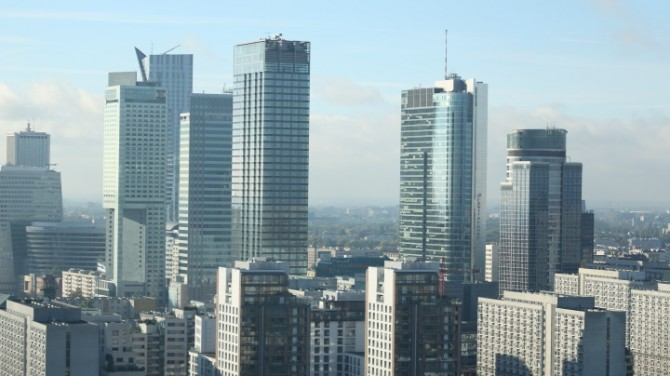
#> input picture warsaw.jpg, 670 x 376 px
$ jupyter execute --allow-errors CV_city_picture.ipynb
#> lines starting #> are read from the running program, lines starting #| are printed output that depends on the picture; after the words box and inside, x2 and y2 are one past the last pixel; in counts of white or black regions, pixels touching at a corner belong together
<a href="https://colab.research.google.com/github/mietekdom/Computer_Vision/blob/main/CV_city_picture.ipynb" target="_parent"></a>

[cell 1]
import cv2
from google.colab.patches import cv2_imshow
import imutils

cv2.__version__

**Wczytywanie obrazu**

[cell 2]
image = cv2.imread('warsaw.jpg')
#> image is the input picture: shape (376, 670, 3); mean B, G, R 168.1, 161.9, 142.7
image = imutils.resize(image, height=400)
#> image: shape (400, 712, 3)
cv2_imshow(image)

**Konwersja do odcieni szarości**

[cell 3]
gray_image = cv2.cvtColor(src=image, code=cv2.COLOR_BGR2GRAY)
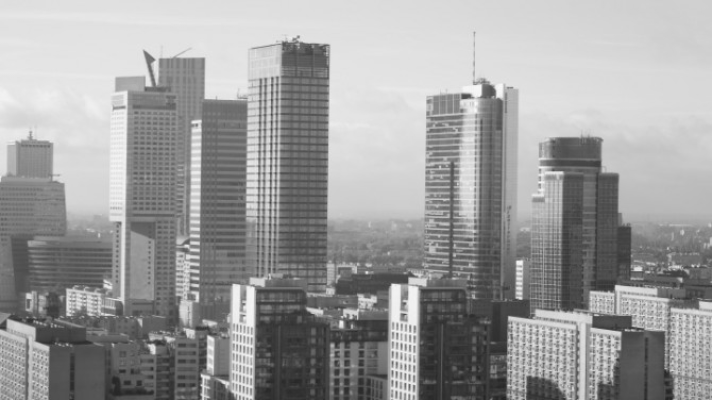
#> gray_image: shape (400, 712); min 34, max 249, mean 156.8
cv2_imshow(gray_image)

**Detekcja krawędzi**

[cell 4]
edges1 = cv2.Canny(image=gray_image, threshold1=70, threshold2=200)
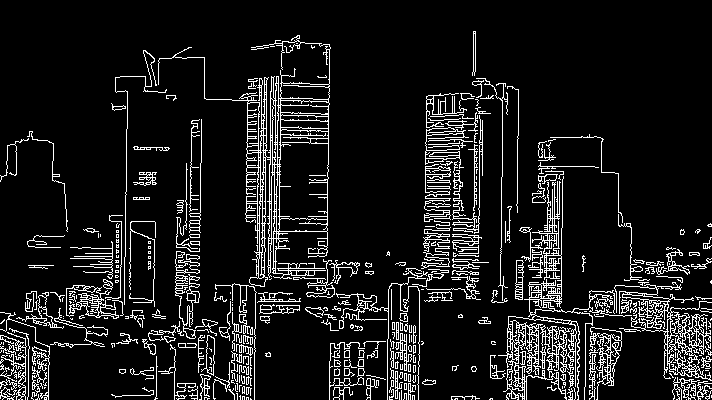
#> edges1: shape (400, 712); 10.4% white in thin lines or dots
cv2_imshow(edges1)

[cell 5]
gray_image = cv2.GaussianBlur(src=gray_image, ksize=(5, 5), sigmaX=0)
cv2_imshow(gray_image)

[cell 6]
edges = cv2.Canny(image=gray_image, threshold1=70, threshold2=200)
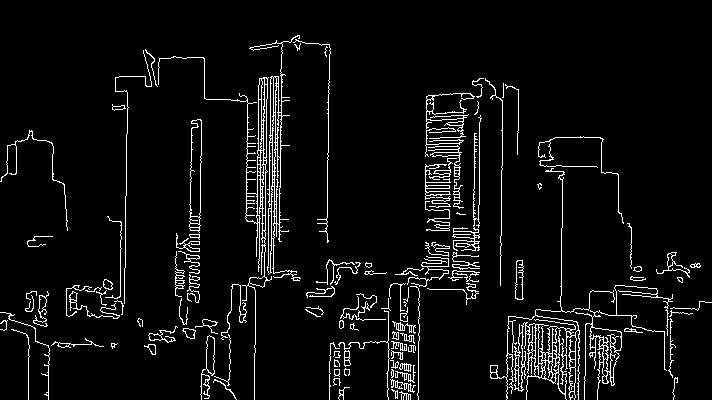
#> edges: shape (400, 712); 5.5% white in thin lines or dots
cv2_imshow(edges)

**Detekcja konturu**

[cell 7]
contours = cv2.findContours(image=edges.copy(),
                            mode=cv2.RETR_TREE,
                            method=cv2.CHAIN_APPROX_SIMPLE)
#> contours = 304 contours, 174 with area under 20; largest, box (x1, y1, x2, y2) and area: (490, 168, 615, 400) 2188, (249, 35, 301, 281) 1702, (158, 56, 272, 400) 1560, (189, 119, 202, 233) 1064, (575, 285, 673, 400) 1000
contours = imutils.grab_contours(contours)
contours = sorted(contours, key=cv2.contourArea, reverse=True)[:10]
#> contours = 10 contours; largest, box (x1, y1, x2, y2) and area: (490, 168, 615, 400) 2188, (249, 35, 301, 281) 1702, (158, 56, 272, 400) 1560, (189, 119, 202, 233) 1064, (575, 285, 673, 400) 1000

#> (a cell that did not finish here is left out)

#> (a cell that did not finish here is left out)

#> (a cell that did not finish here is left out)

**Detekcja prostokąta**

[cell 11]
screen_contour = None

for contour in contours:
    perimeter = cv2.arcLength(curve=contour, closed=True)
    approx = cv2.approxPolyDP(curve=contour, epsilon=0.015 * perimeter, closed=True)

    if len(approx) == 4:
        screen_contour = approx
        break
#> this loop made 8 passes
#> (perimeter, screen_contour) on pass 8: (256.2, [[275, 149], [277, 177], [280, 158], [278, 224]])
#> perimeter on passes 1 to 6: 2754.7, 1184.3, 1876, 267.6, 1404.8, 243.1

[cell 12]
screen_contour
#> Out = [[275, 149], [277, 177], [280, 158], [278, 224]]

$ run again, with building.jpg copied over warsaw.jpg
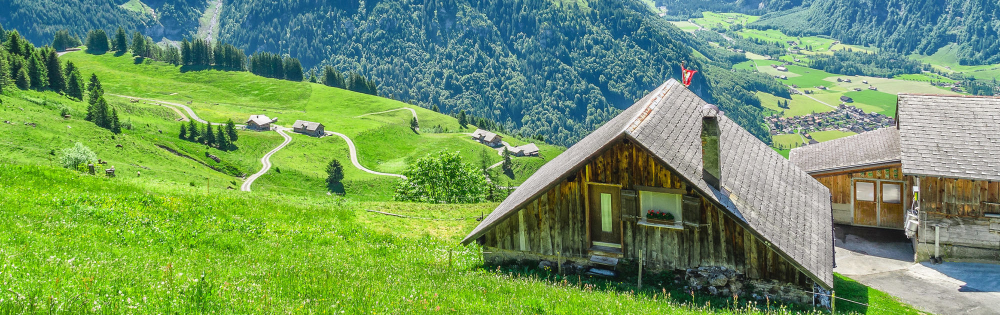
#> input picture building.jpg, 2000 x 630 px (shown at 1/2 size)
#> image is the input picture: shape (630, 2000, 3); mean B, G, R 97.6, 151, 114.7
#> image: shape (400, 1269, 3)
#> `edges1 = cv2.Canny(image=gray_image, threshold1=70, threshold2=200)`:
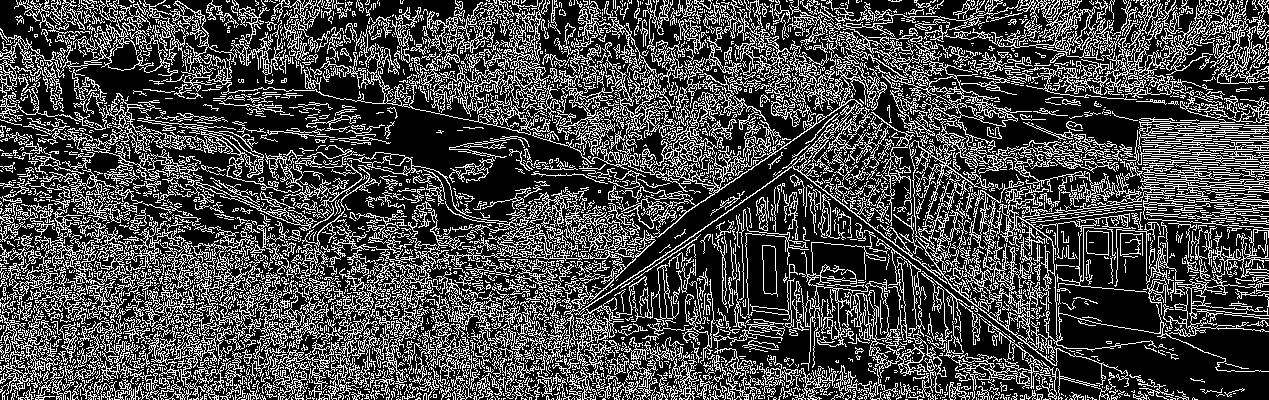
#> edges1: shape (400, 1269); 28.4% white in thin lines or dots
#> `edges = cv2.Canny(image=gray_image, threshold1=70, threshold2=200)`:
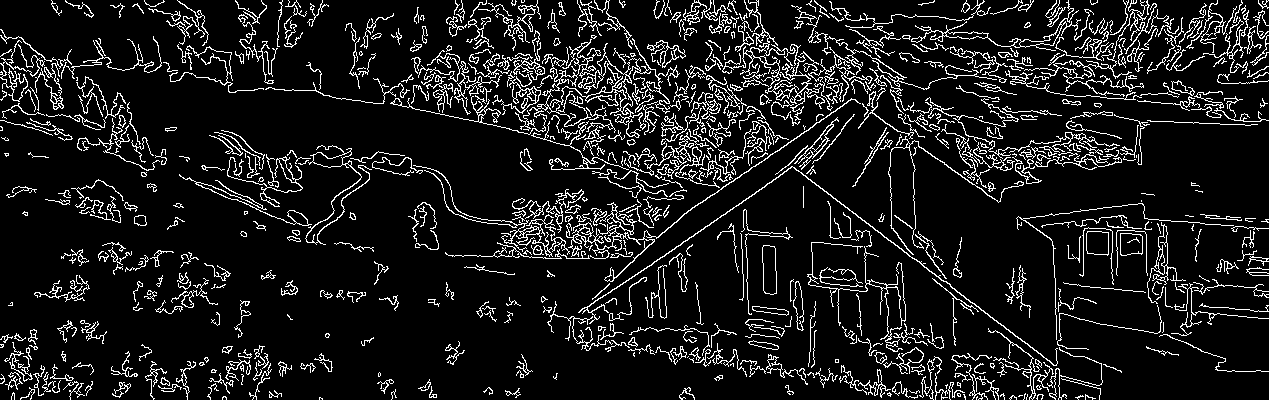
#> edges: shape (400, 1269); 10.6% white in thin lines or dots
#> `contours = cv2.findContours(image=edges.copy(), mode=cv2.RETR_TREE, me..`: contours = 1131 contours, 759 with area under 20; largest, box (x1, y1, x2, y2) and area: (722, 0, 825, 121) 1744, (529, 38, 680, 130) 1237, (750, 44, 811, 98) 1194, (413, 165, 570, 257) 636, (566, 98, 861, 282) 624
#> `contours = sorted(contours, key=cv2.contourArea, reverse=True)[:10]`: contours = 10 contours; largest, box (x1, y1, x2, y2) and area: (722, 0, 825, 121) 1744, (529, 38, 680, 130) 1237, (750, 44, 811, 98) 1194, (413, 165, 570, 257) 636, (566, 98, 861, 282) 624
#> the loop `for contour in contours:` made 9 passes
#> (perimeter, screen_contour) on pass 9: (88.49, [[1087, 231], [1087, 253], [1107, 255], [1108, 232]])
#> Out = [[1087, 231], [1087, 253], [1107, 255], [1108, 232]]

$ run again, with gory.jpg copied over warsaw.jpg
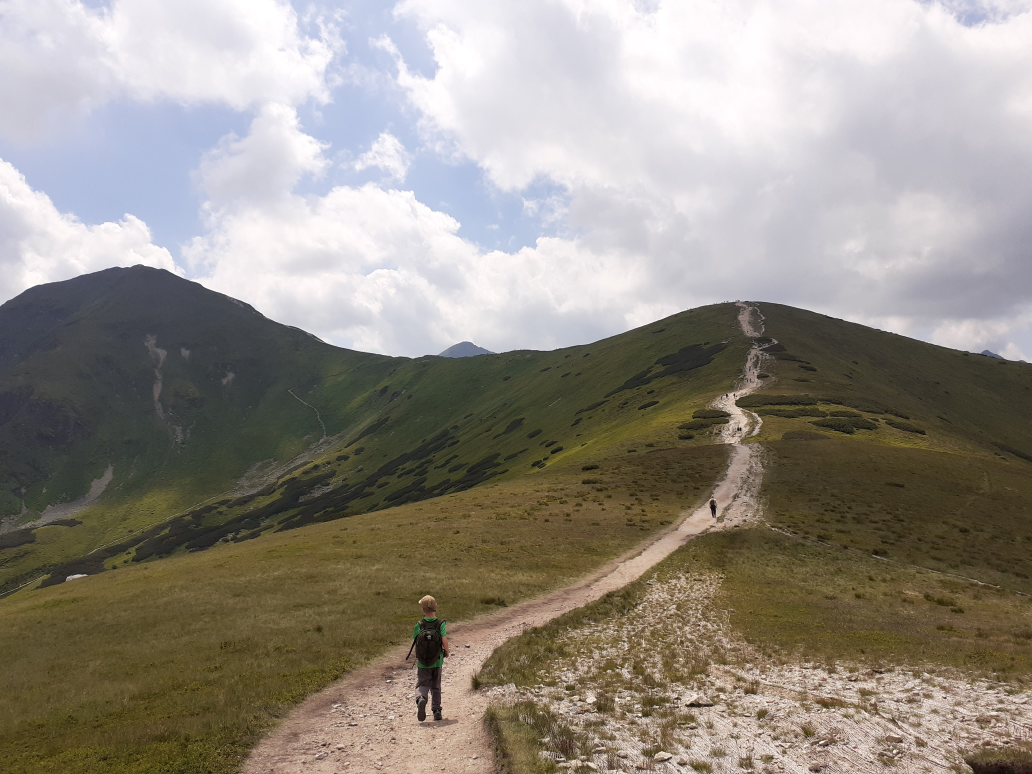
#> input picture gory.jpg, 4128 x 3096 px (shown at 1/4 size)
#> image is the input picture: shape (3096, 4128, 3); mean B, G, R 132.5, 141.3, 147.4
#> image: shape (400, 533, 3)
#> `edges1 = cv2.Canny(image=gray_image, threshold1=70, threshold2=200)`:
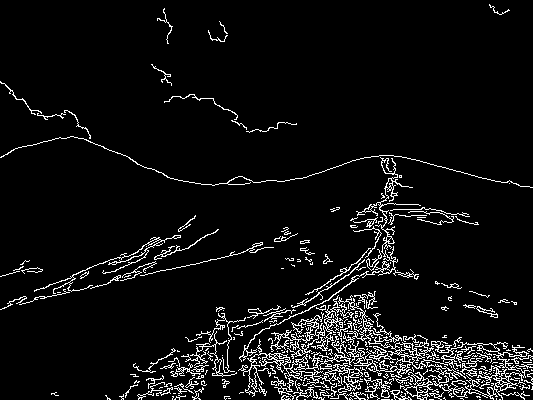
#> edges1: shape (400, 533); 6.2% white in thin lines or dots
#> `edges = cv2.Canny(image=gray_image, threshold1=70, threshold2=200)`:
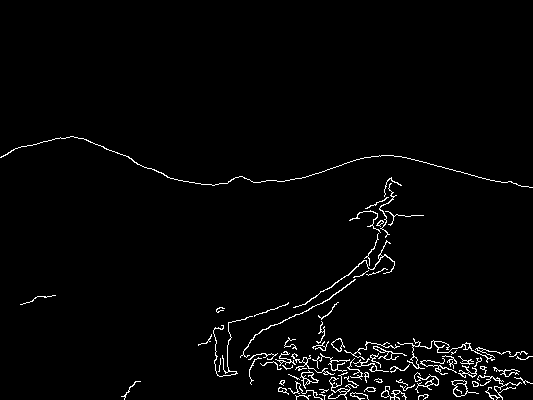
#> edges: shape (400, 533); 2.3% white in thin lines or dots, all inside (x1, y1, x2, y2) = (0, 136, 533, 400)
#> `contours = cv2.findContours(image=edges.copy(), mode=cv2.RETR_TREE, me..`: contours = 100 contours, 64 with area under 20; largest, box (x1, y1, x2, y2) and area: (451, 380, 479, 397) 190, (300, 370, 319, 389) 130, (453, 383, 468, 397) 129, (331, 338, 345, 352) 92, (373, 346, 407, 360) 84
#> `contours = sorted(contours, key=cv2.contourArea, reverse=True)[:10]`: contours = 10 contours; largest, box (x1, y1, x2, y2) and area: (451, 380, 479, 397) 190, (300, 370, 319, 389) 130, (453, 383, 468, 397) 129, (331, 338, 345, 352) 92, (373, 346, 407, 360) 84
#> the loop `for contour in contours:` made 10 passes
#> perimeter on passes 1 to 8: 86.77, 73.6, 64.77, 47.7, 124.3, 58.53, 38.28, 131.6
